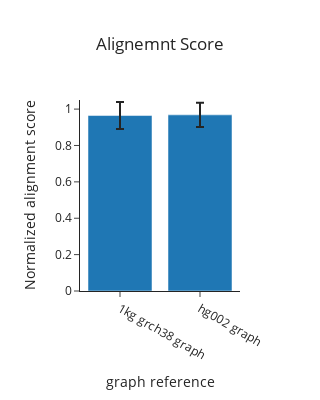

The notebook cell this image was saved under:
### Code cell
fig = go.Figure()
fig.add_trace(go.Bar(
    x=['1kg grch38 graph', 'hg002 graph'], y=[np.mean(one1kb_graph_stats['norm_align']),
                                             np.mean(hg002_graph_stats['norm_align'])],
    error_y=dict(type='data', array=[np.std(one1kb_graph_stats['norm_align']),
                                    np.std(hg002_graph_stats['norm_align'])])
))

fig.update_layout(barmode='group')


fig.update_yaxes(range=[.0, 1.05])
fig.update_layout(template='simple_white')
fig.update_layout(autosize=False,width=300,height=400)
fig.update_layout(title="Alignemnt Score",title_x=0.5,
    xaxis_title="graph reference",
    yaxis_title="Normalized alignment score",
    font=dict(
        size=12
    )
)


fig.show()

### Figure 1 — Plotly figure (JSON) as saved in the notebook; plotly's stock layout.template omitted (floating-point values rounded to 4 significant figures)
{"data": [{"error_y": {"array": [0.07468, 0.06646], "type": "data"}, "type": "bar", "x": ["1kg grch38 graph", "hg002 graph"], "y": [0.9647, 0.9682]}], "layout": {"autosize": false, "barmode": "group", "dragmode": "zoom", "font": {"size": 12}, "height": 400, "title": {"text": "Alignemnt Score", "x": 0.5}, "width": 300, "xaxis": {"autorange": true, "range": [-0.5, 1.5], "title": {"text": "graph reference"}, "type": "category"}, "yaxis": {"range": [0, 1.05], "title": {"text": "Normalized alignment score"}, "type": "linear"}}}
